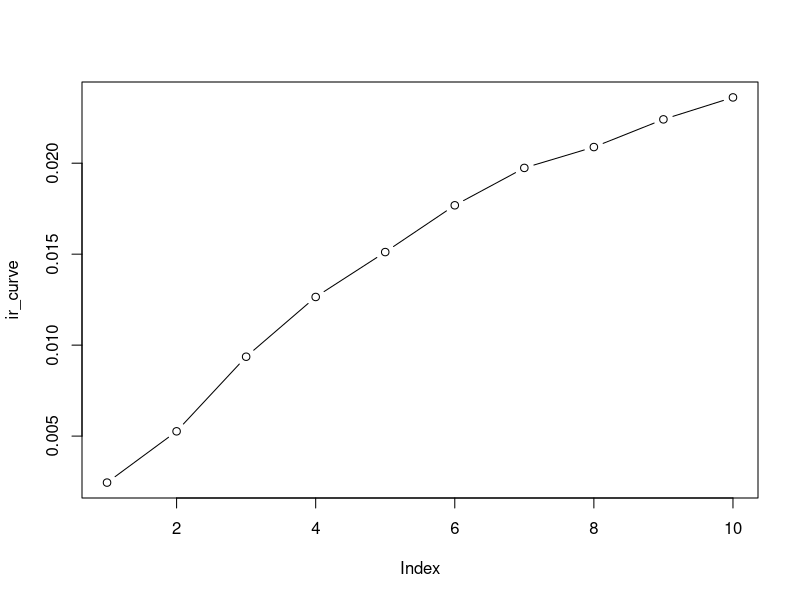

This figure's R source:
library(MASS) 

mBonds=(read.table("LeastSquares_bonds.txt"))
 mBonds
mPrice<-read.table("LeastSquares_price.txt")
 mPrice
 #betta<-0.01
 betta<-0.3
 
 
 mReg=(read.table("Reg.txt"))
 mReg 
# mReg<-0.01*mReg
 mB<-(as.matrix(mBonds))
 mB
 mP<-(as.matrix(mPrice))
 mP
 mBT<-t(mB)
 mB<-mBT%*%mB
 mB
 mR<-(as.matrix(mReg))
 mR
 mRT<-t(mR)
 mR<-mRT%*%mR
 mR<-betta*mR
 
 mP<-mBT%*%mP
 mP
 
 
 discontFact<- ginv(mB+mR)%*%mP
 discontFact
 ir_curve<-c(rep(0,10))
for(i in (1:10)){
  ir_curve[i]=(1/discontFact[i])^(1/i)-1
  
}
  
  ir_curve
plot(ir_curve, type = 'b')
# id<-i1-ir_curve
# plot(id)

